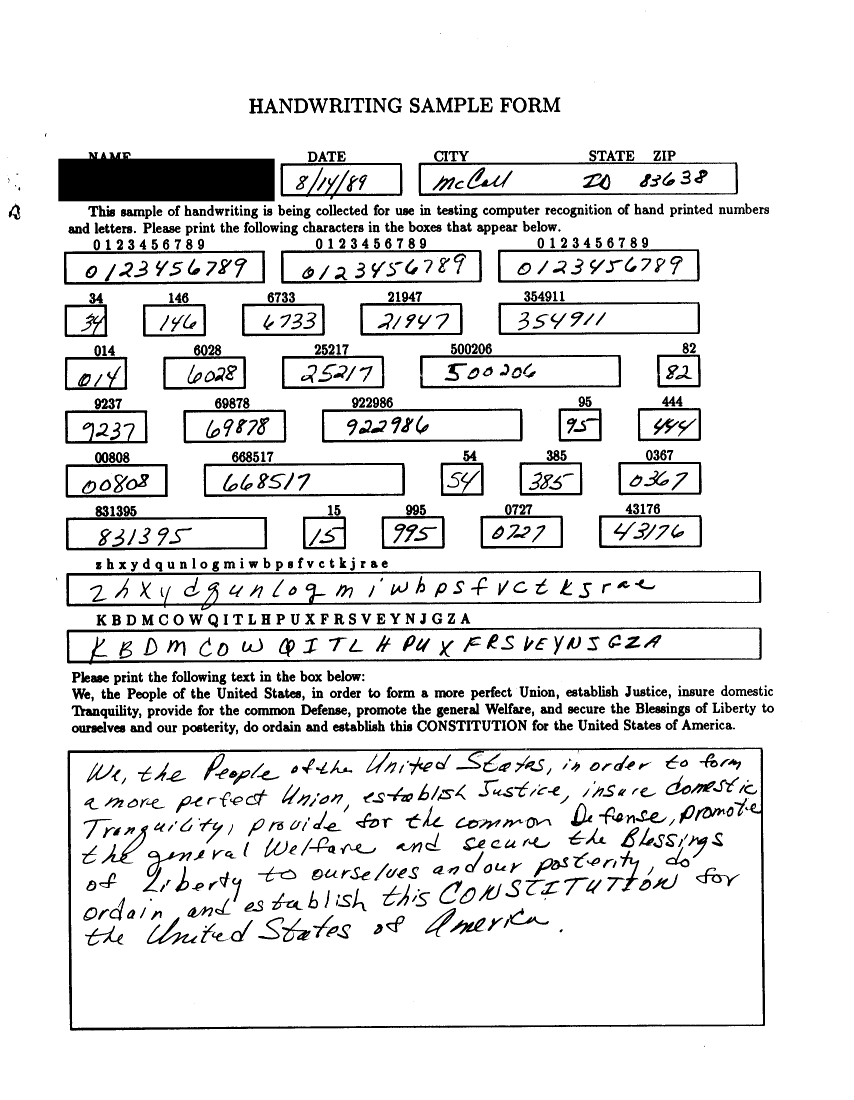
#> input picture images/image_2.png, 2560 x 3300 px (shown at 1/3 size)
$ jupyter execute --allow-errors ocr_handwritten_forms.ipynb
#> lines starting #> are read from the running program, lines starting #| are printed output that depends on the picture; after the words box and inside, x2 and y2 are one past the last pixel; in counts of white or black regions, pixels touching at a corner belong together
# OCR for Handwritten Forms

[cell 1]
# Select image to extract text from
original_image = 'images/image_2.png'

### Image Preprocessing

[cell 2]
# Import OpenCV library
import cv2

# Load the image
image = cv2.imread(original_image)
#> image is the input picture: shape (3300, 2560, 3); 90.3% white; 1209 black regions (118 under 20 px), largest, box (x1, y1, x2, y2) and area: (175, 456, 824, 604) 84372, (202, 2243, 2295, 3092) 37595, (199, 1712, 2284, 1831) 26730

# Convert to grayscale
gray = cv2.cvtColor(image, cv2.COLOR_BGR2GRAY)

# Apply adaptive thresholding
thresh = cv2.adaptiveThreshold(gray, 255, cv2.ADAPTIVE_THRESH_GAUSSIAN_C,
                               cv2.THRESH_BINARY, 11, 2)
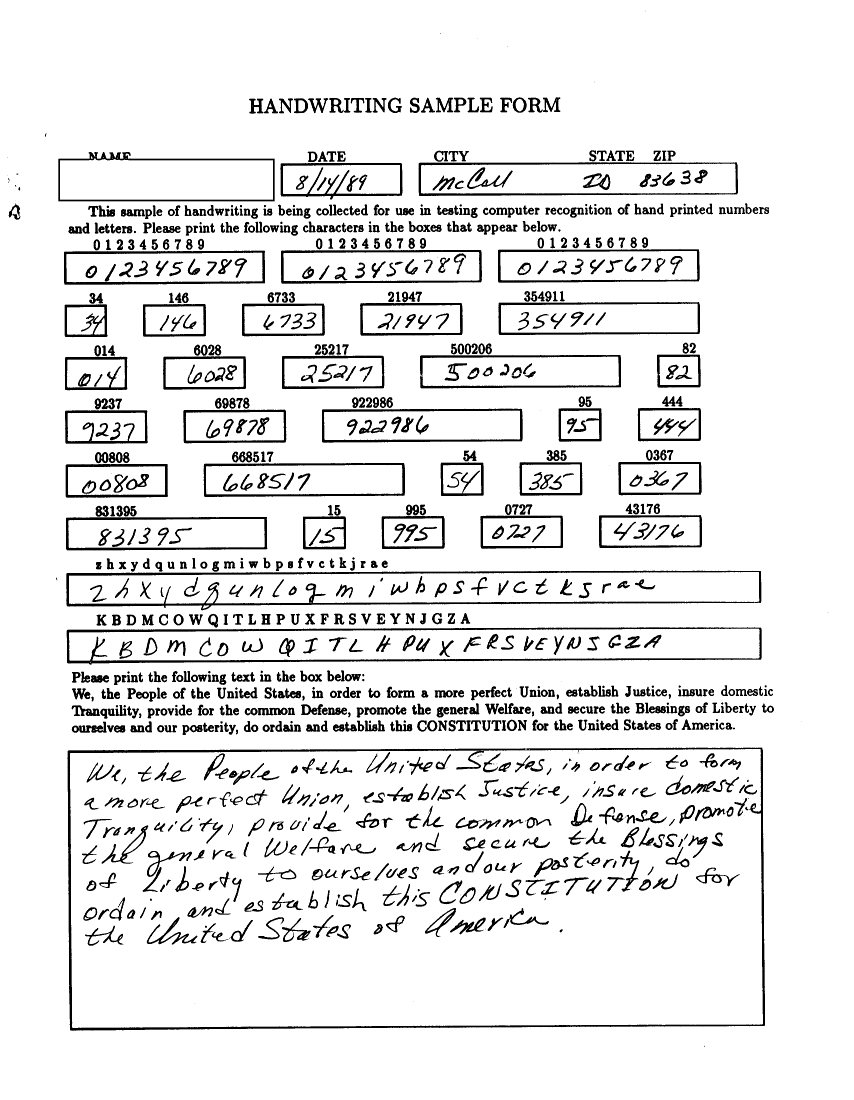
#> thresh: shape (3300, 2560) (shown at 1/3 size); 91.2% white; 1209 black regions (118 under 20 px), largest, box (x1, y1, x2, y2) and area: (202, 2243, 2295, 3092) 37595, (199, 1712, 2284, 1831) 26722, (200, 1881, 2285, 1994) 25794

# Save the processed image (optional)
processed_image = 'processed_images/processed_image_1.jpg'
cv2.imwrite(processed_image, thresh)
#> Out = True

### Extract Text using EasyOCR library

[cell 3]
# Import EasyOCR library
import easyocr

# Initialize reader object
#> (the rest of this cell did not finish here and is left out)

### Tokenize output

[cell 4]
# Import SpaCy library
import spacy

# Load the English model
#> (the rest of this cell did not finish here and is left out)

### Extract text using Tesseract library

[cell 5]
import pytesseract
from PIL import Image

# Open the image
img = Image.open(original_image)

custom_config = r'--psm 11'

# Extract text with the specified page segmentation mode
#> (the rest of this cell did not finish here and is left out)

### Region-based Extraction using Contour Detection

[cell 6]
# Load the image
image = cv2.imread(original_image)

# Convert to grayscale
gray = cv2.cvtColor(image, cv2.COLOR_BGR2GRAY)

# Apply adaptive thresholding to binarize the image
thresh = cv2.adaptiveThreshold(gray, 255, cv2.ADAPTIVE_THRESH_GAUSSIAN_C, cv2.THRESH_BINARY, 11, 2)

# Use OpenCV to detect contours (boxes/fields in the form)
contours, _ = cv2.findContours(thresh, cv2.RETR_EXTERNAL, cv2.CHAIN_APPROX_SIMPLE)
#> contours = [[[0, 0], [0, 3299], [2559, 3299], [2559, 0]]]

# Loop through contours to extract text from specific regions
#> (the rest of this cell did not finish here and is left out)

### Region-based Extraction + True Label Mapping

[cell 7]
import matplotlib.pyplot as plt

# Load the form image
image = cv2.imread(original_image)

# Convert to grayscale for better thresholding
gray = cv2.cvtColor(image, cv2.COLOR_BGR2GRAY)

# Apply thresholding to enhance the detection of black boxes
thresh = cv2.adaptiveThreshold(gray, 255, cv2.ADAPTIVE_THRESH_GAUSSIAN_C, cv2.THRESH_BINARY_INV, 11, 2)
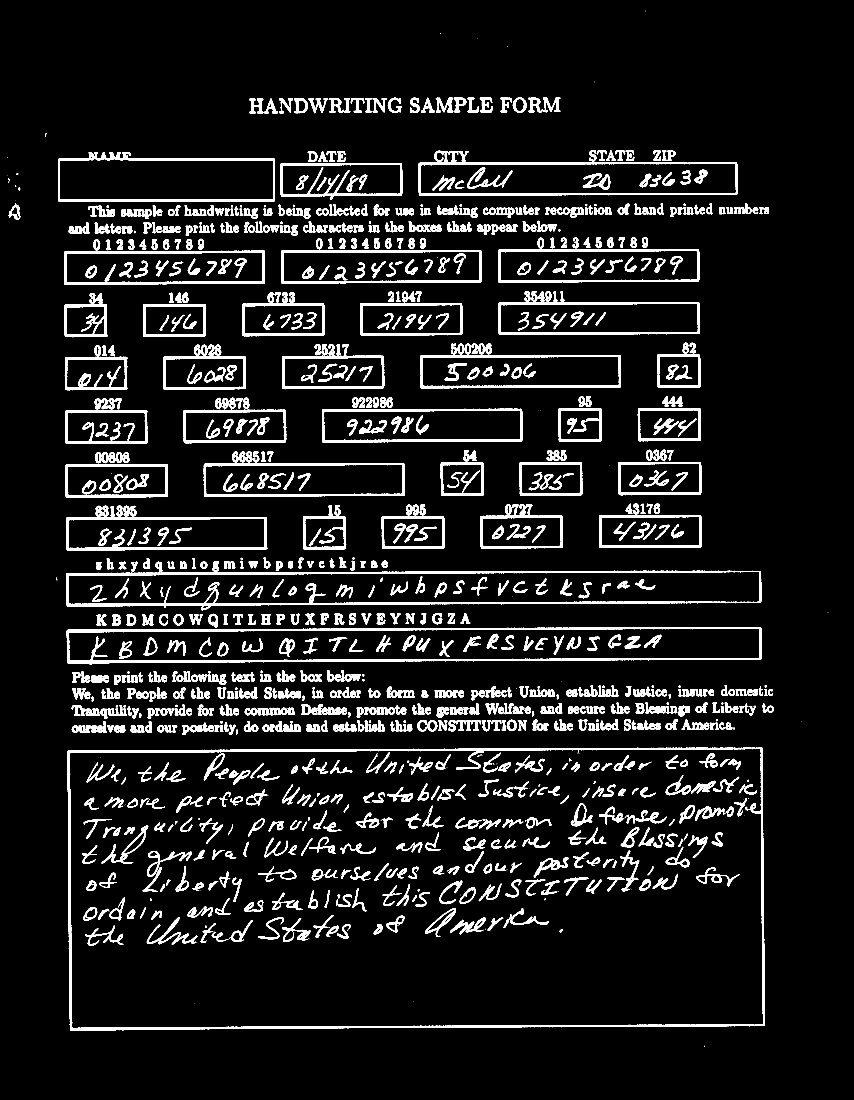
#> thresh: shape (3300, 2560) (shown at 1/3 size); 8.8% white; 1209 white regions (118 under 20 px), largest, box (x1, y1, x2, y2) and area: (202, 2243, 2295, 3092) 37595, (199, 1712, 2284, 1831) 26722, (200, 1881, 2285, 1994) 25794

# Detect edges to find the contours of the form boxes
edges = cv2.Canny(thresh, 30, 150)
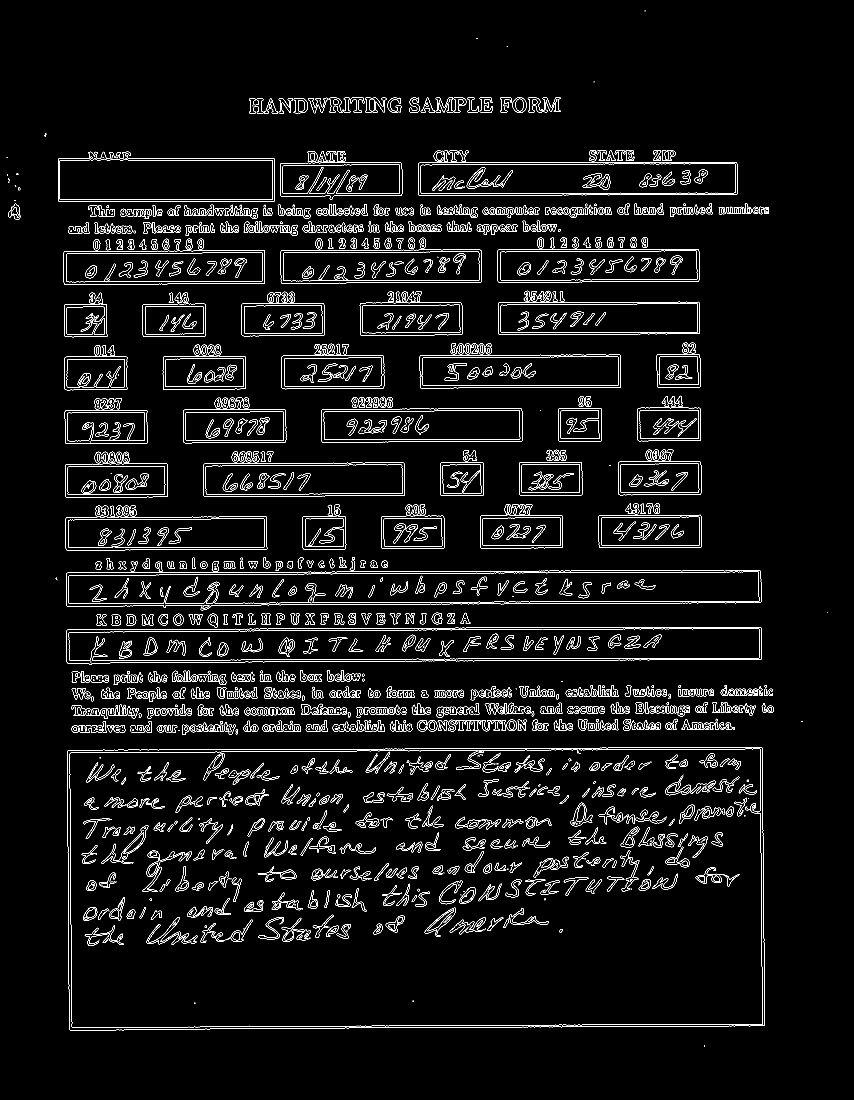
#> edges: shape (3300, 2560) (shown at 1/3 size); 3% white in thin lines or dots

# Find contours in the edges image
contours, _ = cv2.findContours(edges, cv2.RETR_EXTERNAL, cv2.CHAIN_APPROX_SIMPLE)
#> contours = 1122 contours, 530 with area under 20; largest, box (x1, y1, x2, y2) and area: (201, 2242, 2295, 3092) 1745374, (199, 1881, 2285, 1994) 205451, (1255, 486, 2214, 588) 93426, (179, 474, 819, 599) 75538, (191, 751, 795, 854) 59611

# Define a list of labels corresponding to the form fields (manually)
field_labels = ["Date", "City", "State", "ZIP"]

# Initialize a dictionary to hold the extracted text and the associated labels
extracted_data = {}

# Sort contours by their position (optional, depends on the form structure)
contours = sorted(contours, key=lambda x: cv2.boundingRect(x)[1])  # Sort by the y-coordinate of each contour

# Loop through each contour and filter by size (exclude very large and very small contours)
#> (the rest of this cell did not finish here and is left out)

### Region-based Text Extraction + Provided Co-ordinates

[cell 8]
import json
import os

# Function to load true labels for a specific image
def load_true_labels(image_id, labels_file='true_labels.json'):
    with open(labels_file) as f:
        true_labels_data = json.load(f)
    return true_labels_data.get(image_id, {})

# Load the form image
image = cv2.imread(original_image)
image_id = os.path.splitext(os.path.basename(original_image))[0]

# Convert to grayscale for better thresholding
gray = cv2.cvtColor(image, cv2.COLOR_BGR2GRAY)

# Load the coordinates and labels from the JSON file
with open('box_coordinates.json') as f:
#> (reads box_coordinates.json from the repository)
    box_data = json.load(f)

# Load the true labels for this specific image
true_labels = load_true_labels(image_id)
#> (reads true_labels.json from the repository)

# Initialize a dictionary to hold the extracted text
extracted_data = {}

# Loop through each box and extract the text
#> (the rest of this cell did not finish here and is left out)

### Text Extraction with pre-trained TrOCR model

[cell 9]
from transformers import TrOCRProcessor, VisionEncoderDecoderModel
from PIL import Image
import torch

#> (a cell that did not finish here is left out)

[cell 11]
# Function to perform inference on an image
def predict_text(image_path):
    # Load and preprocess the image
#> called with image_path = 'images/image_2.png'
    image = Image.open(image_path).convert("L")  # Convert to grayscale
    image = image.resize((image.width // 2, image.height // 2))
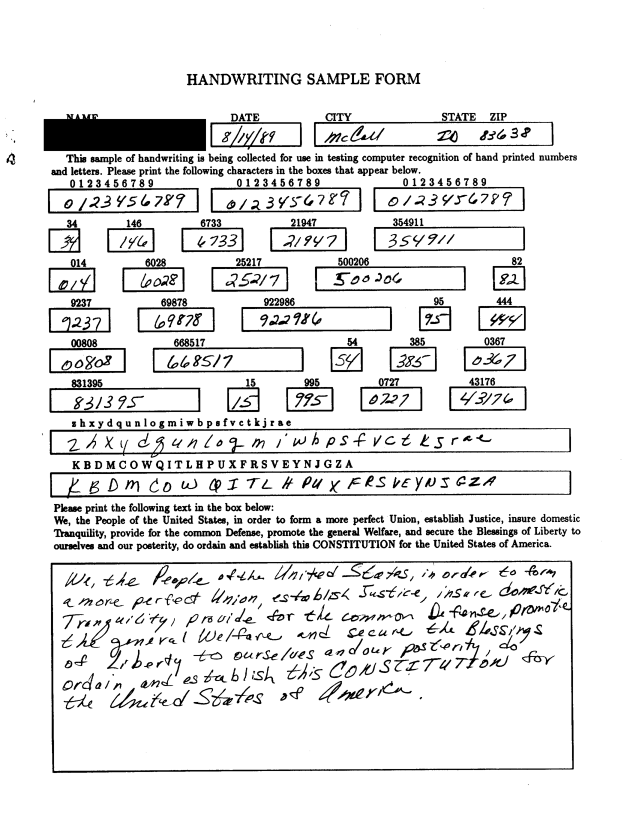
#> image: PIL image 1280x1650 L (shown at 1/2 size); min 0, max 255, mean 230.2

    # Add a new dimension to convert from (H, W) to (1, H, W)
    image = image.convert("RGB")  # Convert back to RGB for the model
#> image: PIL image 1280x1650 RGB
    inputs = processor(images=image, return_tensors="pt").pixel_values.to(device)

    # Perform inference without tracking gradients
    with torch.no_grad():
        # Generate the text using max_new_tokens for better control over output length
        generated_ids = model.generate(inputs, max_new_tokens=100)  # Adjust max_new_tokens as needed

    # Decode the generated text, skipping special tokens
    generated_text = processor.batch_decode(generated_ids, skip_special_tokens=True)[0]

    return generated_text

# Example usage
#> (the rest of this cell did not finish here and is left out)
